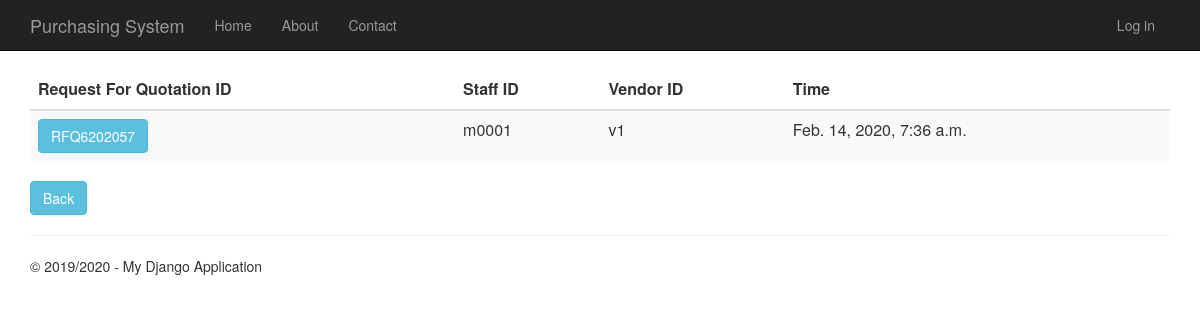
The page /requestforquotationhistory on the database as committed earlier.
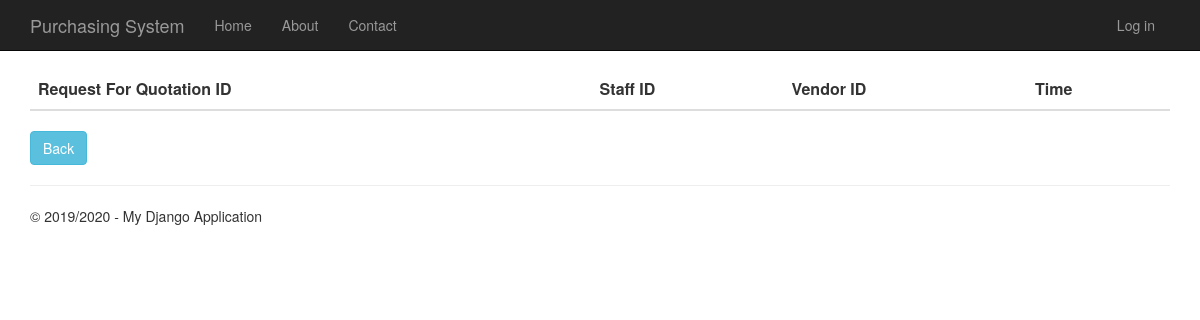
The same page on the database as committed later.
### RequestForQuotation/models.py (models this page shows)
class RequestForQuotation(models.Model):
    request_for_quotation_id = models.CharField(primary_key=True, max_length=10)
    time_created = models.DateTimeField()
    description = models.TextField(null=True,default=None, blank=True)
    total_price = models.DecimalField(max_digits=10, decimal_places=2, default=Decimal('0.00'))
    person_id = models.ForeignKey(Person, on_delete = models.CASCADE)
    vendor_id = models.ForeignKey(Vendor, on_delete = models.CASCADE)
    purchase_requisition_id = models.ForeignKey(PurchaseRequisition, on_delete = models.CASCADE)
    def __str__(self):
        return str(self.request_for_quotation_id)

### app/models.py (models this page shows, shortened)
class Person(models.Model):
    user_id = models.OneToOneField(User)
    person_id = models.CharField(primary_key=True, max_length=10)
    person_name = models.TextField()
    person_address = models.TextField()
    person_phone_number = models.TextField()
    person_role = models.TextField(default = 'EMPLOYEE')

class Vendor(models.Model):
    vendor_id = models.CharField(primary_key=True, max_length=10)
    vendor_name = models.TextField()
    vendor_phone_number = models.TextField()
    vendor_address = models.TextField()
    vendor_email = models.TextField()
    def __str__(self):
        return str(self.vendor_id)

### RequestForQuotation/views.py (the view)
# urls.py: url(r'^requestforquotationhistory', RequestForQuotation.views.requestforquotationhistory, name="request_of_quotation_history"),
def requestforquotationhistory(request):
        request_for_quotations = RequestForQuotation.objects.all()
        print(request_for_quotations)
        context = {
            'title':'Request For Quotation History',
            'rows':request_for_quotations,
            'year':'2019/2020'
            }
        return render(request,'RequestForQuotation/requestforquotationhistory.html',context)

### RequestForQuotation/templates/RequestForQuotation/requestforquotationhistory.html
﻿{% extends "app/layout.html" %}
{% block content %}
<div class="purchaseorderhistory margintop">
    <form action="requestforquotationhistorydetails" method="GET">
        <table class="table table-striped margintop">
          <thead>
            <tr>
              <th scope="col">Request For Quotation ID</th>
              <th scope="col">Staff ID</th>
              <th scope="col">Vendor ID</th>
              <th scope="col">Time</th>
            </tr>
          </thead>
          <tbody>
              {% for r in rows %}
            <tr>
                 <td><button type="submit" name="rfq_id" value="{{r.request_for_quotation_id}}" class="btn btn-info" >{{r.request_for_quotation_id}}</button></td>
                 <td>{{r.person_id.person_id}}</td>
                 <td>{{r.vendor_id}}</td>
                 <td>{{r.time_created}}</td>
            </tr>
              {% endfor %}
          </tbody>
        </table>
    </form>
       <form action="menu">
        <div class="margintop">
            <button type="submit" class="btn btn-info" >Back</button>
        </div>
    </form>
</div>
{% endblock %}

### app/templates/app/layout.html (shortened to what this page needs)
﻿<!DOCTYPE html>
<html>
<head>
    {% load staticfiles %}
    <link rel="stylesheet" type="text/css" href="{% static 'app/content/bootstrap.min.css' %}" />
    <link rel="stylesheet" type="text/css" href="{% static 'app/content/site.css' %}" />
</head>
<body>
    <div class="navbar navbar-inverse navbar-fixed-top">
        <div class="container">
            <div class="navbar-header">
                <a href="/" class="navbar-brand">Purchasing System</a>
            </div>
            <div class="navbar-collapse collapse">
                <ul class="nav navbar-nav">
                    <li><a href="{% url 'home' %}">Home</a></li>
                    <li><a href="{% url 'about' %}">About</a></li>
                    <li><a href="{% url 'contact' %}">Contact</a></li>
                </ul>
                {% include 'app/loginpartial.html' %}
            </div>
        </div>
    </div>
    <div class="container body-content">
{% block content %}{% endblock %}
        <hr/>
        <footer>
            <p>&copy; {{ year }} - My Django Application</p>
        </footer>
    </div>
</body>
</html>

### app/templates/app/loginpartial.html
{% if user.is_authenticated %}
<form id="logoutForm" action="/logout" method="post" class="navbar-right">
    {% csrf_token %}
    <ul class="nav navbar-nav navbar-right">
        <li><span class="navbar-brand">Hello {{ user.username }}!</span></li>
        <li><a href="javascript:document.getElementById('logoutForm').submit()">Log off</a></li>
    </ul>
</form>
{% else %}
<ul class="nav navbar-nav navbar-right">
    <li><a href="{% url 'login' %}">Log in</a></li>
</ul>
{% endif %}

### app/static/app/content/site.css (style rules this page uses)
body { padding-top: 50px; padding-bottom: 20px; }
.body-content { padding-left: 15px; padding-right: 15px; }

Rows that differ between the two databases and show on the page:
removed RequestForQuotation: request_for_quotation_id "RFQ6202057", person_id.person_id "m0001", vendor_id "v1", time_created "Feb. 14, 2020, 7:36 a.m."
